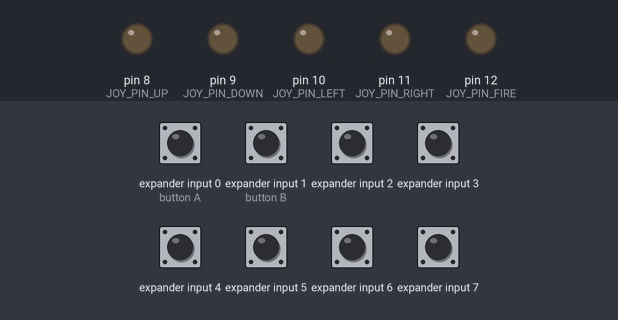
Recording of a sketch running on a simulated Arduino Uno, built with avr-gcc and run on an emulated ATmega328P. Parts: output pins drawn as LEDs (lit = HIGH). Wiring (inferred from the names in the program): NES/SNES game pad: load pin 2; clock pin 1; serial out pin 0. Inputs (shaded band) come from the test bench; at power-on: expander input 0 (button A), expander input 1 (button B), expander input 2–7 HIGH. Pins used as bus, display or sensor lines are not drawn.

Above: at 1.2 s.
1.3 s: expander input 0 (button A) driven LOW
At 2.5 s:
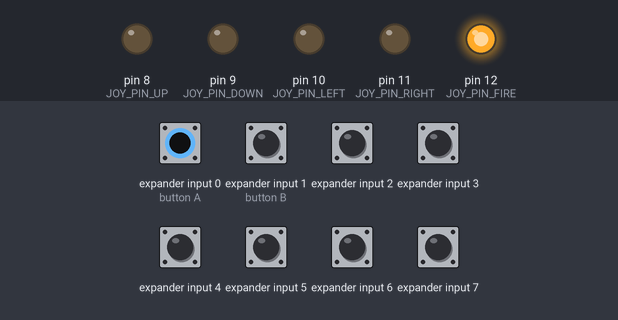
2.8 s: expander input 1 (button B) driven LOW
At 3.8 s:
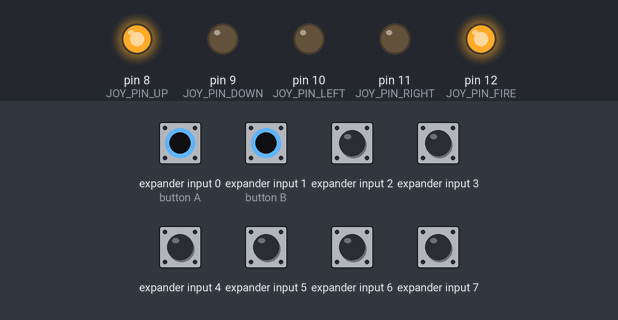
4.3 s: expander input 5 driven LOW
At 5.0 s:
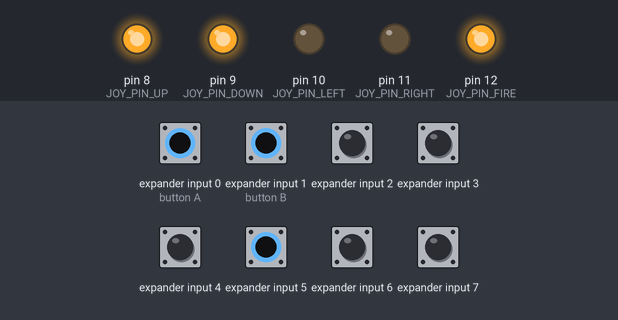
5.8 s: expander input 6 driven LOW
At 6.2 s:
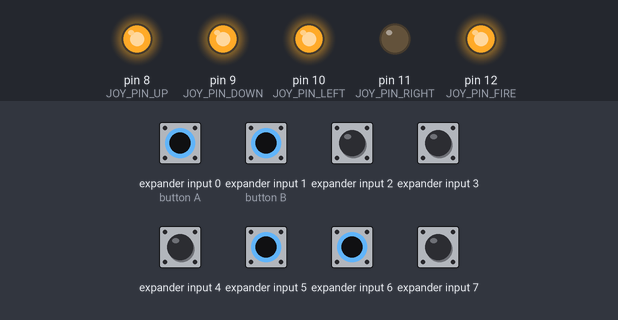
7.3 s: expander input 7 driven LOW
At 8.5 s:
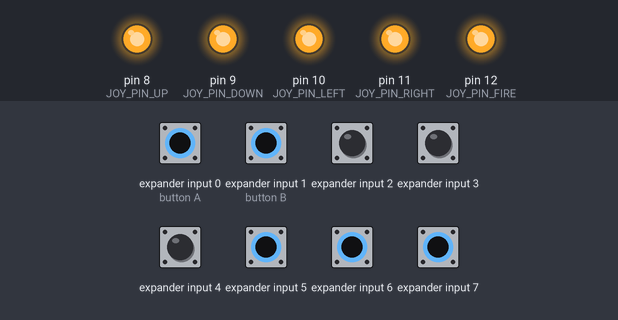
8.8 s: expander input 0 (button A) driven HIGH
At 9.7 s:
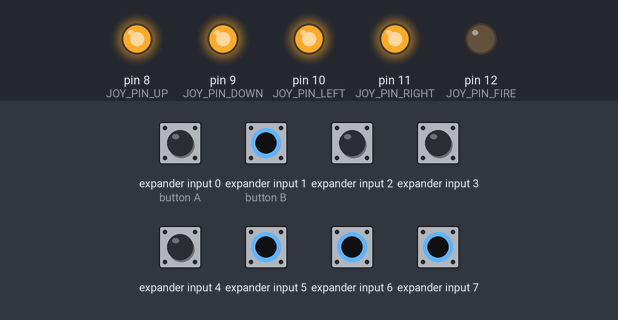
Timing chart, 0 to 11.3 s (numbered marks = the images above; inputs shaded):
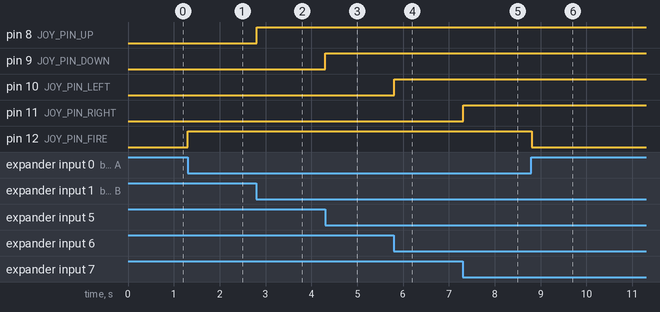

The sketch:

nes.ino
```cpp
// Pins to connect to NES controller
#define NES_CLK   1 // PD2
#define NES_LATCH 2 // PD1
#define NES_DATA  0 // PD0

// bit positions of the data byte read from controller
#define NES_A      0b10000000
#define NES_B      0b01000000
#define NES_SELECT 0b00100000
#define NES_START  0b00010000
#define NES_UP     0b00001000
#define NES_DOWN   0b00000100
#define NES_LEFT   0b00000010
#define NES_RIGHT  0b00000001

// output pins for the joystick port
#define JOY_PIN_UP     8  // PB0
#define JOY_PIN_DOWN   9  // PB1
#define JOY_PIN_LEFT   10 // PB2
#define JOY_PIN_RIGHT  11 // PB3
#define JOY_PIN_FIRE   12 // PB4

// bit positions for the joystick pins
#define JOY_UP    0b00010000
#define JOY_DOWN  0b00001000
#define JOY_LEFT  0b00000100
#define JOY_RIGHT 0b00000010
#define JOY_FIRE  0b00000001

// mode set masks
#define MODE_NORMAL     0b11011111 // SELECT - dpad is normal, B is jump, A is fire
#define MODE_RAPIDFIRE  0b10011111 // SELECT + B - dpad is normal, B is jump, hold A for rapid fire
#define MODE_WADDLE     0b01011111 // SELECT + A - dpad is normal, B is waddle, A is fire - hold right and B to waddle faster

// hold our current controller state
byte controllerState = 255; // initial state of 255 means no buttons pressed
byte lastControllerState = 255; // hold the previous state of the controller also
byte joystickState = 0; // initial state of 0 means no buttons pressed
byte currentMode = MODE_NORMAL; // might as well use the mask to store this too!
bool modeSelect = false;

// some mode specific variables for tracking
byte waddleState = 0; // 0 = left, 1 = right - always start with a left stroke
int waddleCount = 0;
unsigned long lastWaddleTime = 0;
byte fireState = LOW;
unsigned long lastFireTime = 0;

// modes have three speeds, in low medium high speed order
int waddleSpeeds[3] = {20, 50, 100}; // in milliseconds!
int fireSpeeds[3] = {20, 50, 100}; // in milliseconds!

void setup() {
  // set up our clock and latch pins for output, ensuring they begin low
  digitalWrite(NES_CLK, LOW);
  pinMode(NES_CLK, OUTPUT);
  digitalWrite(NES_LATCH, LOW);
  pinMode(NES_LATCH, OUTPUT);

  // our data pin for input
  pinMode(NES_DATA, INPUT);

  // and the joystick ports for output
  digitalWrite(JOY_UP, LOW);
  pinMode(JOY_PIN_UP, OUTPUT);
  digitalWrite(JOY_DOWN, LOW);
  pinMode(JOY_PIN_DOWN, OUTPUT);
  digitalWrite(JOY_LEFT, LOW);
  pinMode(JOY_PIN_LEFT, OUTPUT);
  digitalWrite(JOY_RIGHT, LOW);
  pinMode(JOY_PIN_RIGHT, OUTPUT);
  digitalWrite(JOY_FIRE, LOW);
  pinMode(JOY_PIN_FIRE, OUTPUT);

  // make sure you disable serial communication, as we are re-using the TX and RX pins
  // Serial.begin(115200);
}

void loop() {
  // for timing at the end of this loop
  unsigned long start = micros();

  // get the controller state!
  readControllerState();
  if (lastControllerState != controllerState)
    Serial.println(controllerState, BIN);

  // while SELECT is held, we will move into mode select
  // as soon as SELECT is let go of, the mode will be set
  if (checkButtonState(NES_SELECT)) {
    // make sure we're not outputting anything on the joystick
    joystickState = 0;
    setJoystickPins();

    // loop until SELECT is let go of
    Serial.println("entering select mode");
    // starting off, put us into mode select and set the mode to NORMAL
    modeSelect = true;
    currentMode = MODE_NORMAL;
    while (true) {

      // wait a full cycle and read the state again
      delayMicroseconds(16666);
      readControllerState();

      // only set the mode if it's known and we're in mode select
      if (modeSelect == true && controllerState == MODE_RAPIDFIRE || controllerState == MODE_WADDLE) {
        currentMode = controllerState;
        if (lastControllerState != controllerState) {
          Serial.print("setting mode ");
          Serial.println(currentMode, BIN);
        }

        // now that we've picked a mode, lock it in until SELECT is let go of
        modeSelect = false;
      }

      // SELECT was let go of, so return to our regular programming
      if (checkButtonState(NES_SELECT) == false) {
        Serial.println("exiting select mode");
        return; // just exit this loop back to
      }
    }
  } else { // normal mode, just handle the buttons!
    setJoystickPins();
  }

  // try to loop at 60Hz, every 16666 microsec
  // we can no doubt go much faster than this, but the NES polls normally at 60Hz so let's stick to that
  unsigned long diff = 16666 - (micros() - start);
  if (diff < 16666 && diff > 0)
    delayMicroseconds(diff);
}

byte readControllerState() {
  // pulse the latch to ask the controller to lock in current button state
  digitalWrite(NES_LATCH, HIGH);
  digitalWrite(NES_LATCH, LOW);

  lastControllerState = controllerState;

  // read a byte of data from the controller
  // first read is the first button, ready to roll
  controllerState = digitalRead(NES_DATA);

  // then loop over the remaining 7 bits, shifting the last bit left each time
  for (int i = 1; i <= 7; i ++) {
    digitalWrite(NES_CLK, HIGH);
    controllerState = controllerState << 1;
    controllerState = controllerState + digitalRead(NES_DATA);
    digitalWrite(NES_CLK, LOW);
  }

  // controller unplugged!
  if (controllerState == 0) {
    controllerState = 255;
  }

  // delay a bit for debounce
  delayMicroseconds(5000);

  return controllerState;
}

// compare the current controller
bool checkButtonState(byte button) {
  return (bool)!(button & controllerState);
}

void setJoystickPins() {
  // B button on the NES pad emulates an UP press on the joystick in normal mode
  if (checkButtonState(NES_UP) || (currentMode == MODE_NORMAL && checkButtonState(NES_B))) {
    digitalWrite(JOY_PIN_UP, HIGH);
  } else {
    digitalWrite(JOY_PIN_UP, LOW);
  }

  if (checkButtonState(NES_DOWN)) {
    digitalWrite(JOY_PIN_DOWN, HIGH);
  } else {
    digitalWrite(JOY_PIN_DOWN, LOW);
  }

  if (checkButtonState(NES_LEFT)) {
    digitalWrite(JOY_PIN_LEFT, HIGH);
  } else {
    digitalWrite(JOY_PIN_LEFT, LOW);
  }

  if (checkButtonState(NES_RIGHT)) {
    digitalWrite(JOY_PIN_RIGHT, HIGH);
  } else {
    digitalWrite(JOY_PIN_RIGHT, LOW);
  }

  // B button on the NES pad is also fire in rapid fire mode
  if (checkButtonState(NES_A) || (currentMode == MODE_RAPIDFIRE && checkButtonState(NES_B))) {
    if (currentMode == MODE_RAPIDFIRE) {
      // pick a rapid fire duration based on buttons held
      // A alone is 100ms
      // B alone is 50ms
      // A+B is 20ms
      int delayDuration = fireSpeeds[2];
      if (checkButtonState(NES_A) && checkButtonState(NES_B)) {
        delayDuration = fireSpeeds[0];
      } else if (checkButtonState(NES_B)) {
        delayDuration = fireSpeeds[1];
      }

      // determine whether we should toggle fire based on delay duration
      unsigned long currentTime = millis();
      if ((currentTime - lastFireTime) > delayDuration) {
        lastFireTime = currentTime;

        fireState = !fireState;
      }

      // do it
      digitalWrite(JOY_PIN_FIRE, fireState);
    } else {
      // normal mode, just hold fire high
      digitalWrite(JOY_PIN_FIRE, HIGH);
    }
  } else {
    digitalWrite(JOY_PIN_FIRE, LOW);
    fireState = LOW;
  }

  // in waddle mode, B emulates the back-and-forth left/right directions needed in sports games
  if (currentMode == MODE_WADDLE && checkButtonState(NES_B)) {
    // holding right while holding B will increase the waddle speed, and holding left will waggle slower for some reason
    int delayDuration = waddleSpeeds[1];
    if (checkButtonState(NES_RIGHT)) {
      delayDuration = waddleSpeeds[0];
    } else if (checkButtonState(NES_LEFT)) {
      delayDuration = waddleSpeeds[2];
    }

    // determine whether we should toggle the waddle based on delay duration and our position in the waddle
    unsigned long currentTime = millis();
    if ((currentTime - lastWaddleTime) > delayDuration) {
      lastWaddleTime = currentTime;

      waddleState = !waddleState;
    }

    digitalWrite(JOY_PIN_LEFT, waddleState);
    digitalWrite(JOY_PIN_RIGHT, !waddleState);
  } else {
    waddleState = 0;
  }

}
```

Measured:
- after the input at 1.3 s, pin 12 (JOY_PIN_FIRE): LOW → HIGH at once
- after the input at 2.8 s, pin 8 (JOY_PIN_UP): LOW → HIGH at once
- after the input at 4.3 s, pin 9 (JOY_PIN_DOWN): LOW → HIGH at once
- after the input at 5.8 s, pin 10 (JOY_PIN_LEFT): LOW → HIGH at once
- after the input at 7.3 s, pin 11 (JOY_PIN_RIGHT): LOW → HIGH at once
- after the input at 8.8 s, pin 12 (JOY_PIN_FIRE): HIGH → LOW at once
